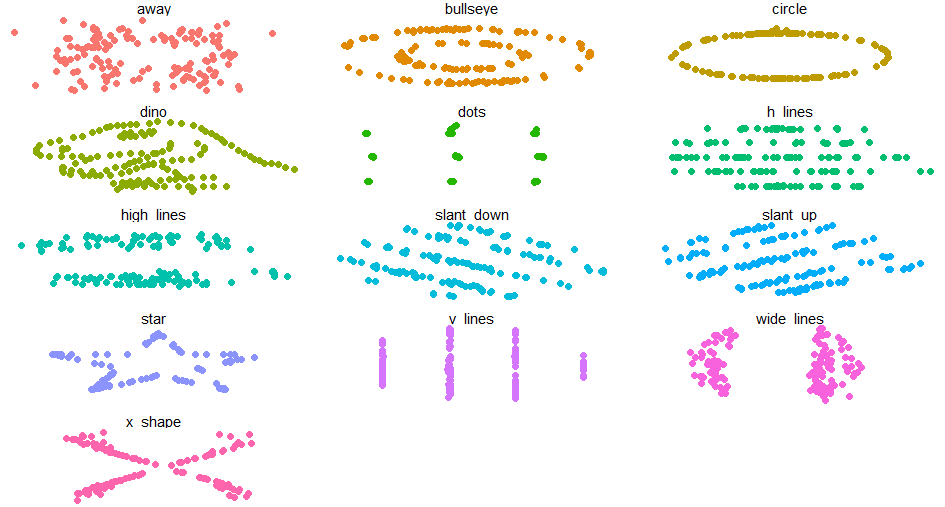

Reproduce this figure in R.

install.packages("tidyverse")
install.packages("datasauRus")
library(tidyverse)
library(datasauRus)
library(dplyr)

datasaurus_dozen %>%
  group_by(dataset) %>%
  summarize(
    mean_x
    = mean (x),
    mean_y
    = mean(y),
    std_dev_x = sd(x),
    std_dev_y = sd(y),
    corr_x_y = cor(x, y)
  )

library(ggplot2)

ggplot(datasaurus_dozen, aes (x = x, y = y, colour = dataset))+
  geom_point()+
  theme_void()+
  theme (legend.position = "none")+
  facet_wrap(~dataset, ncol = 3)
